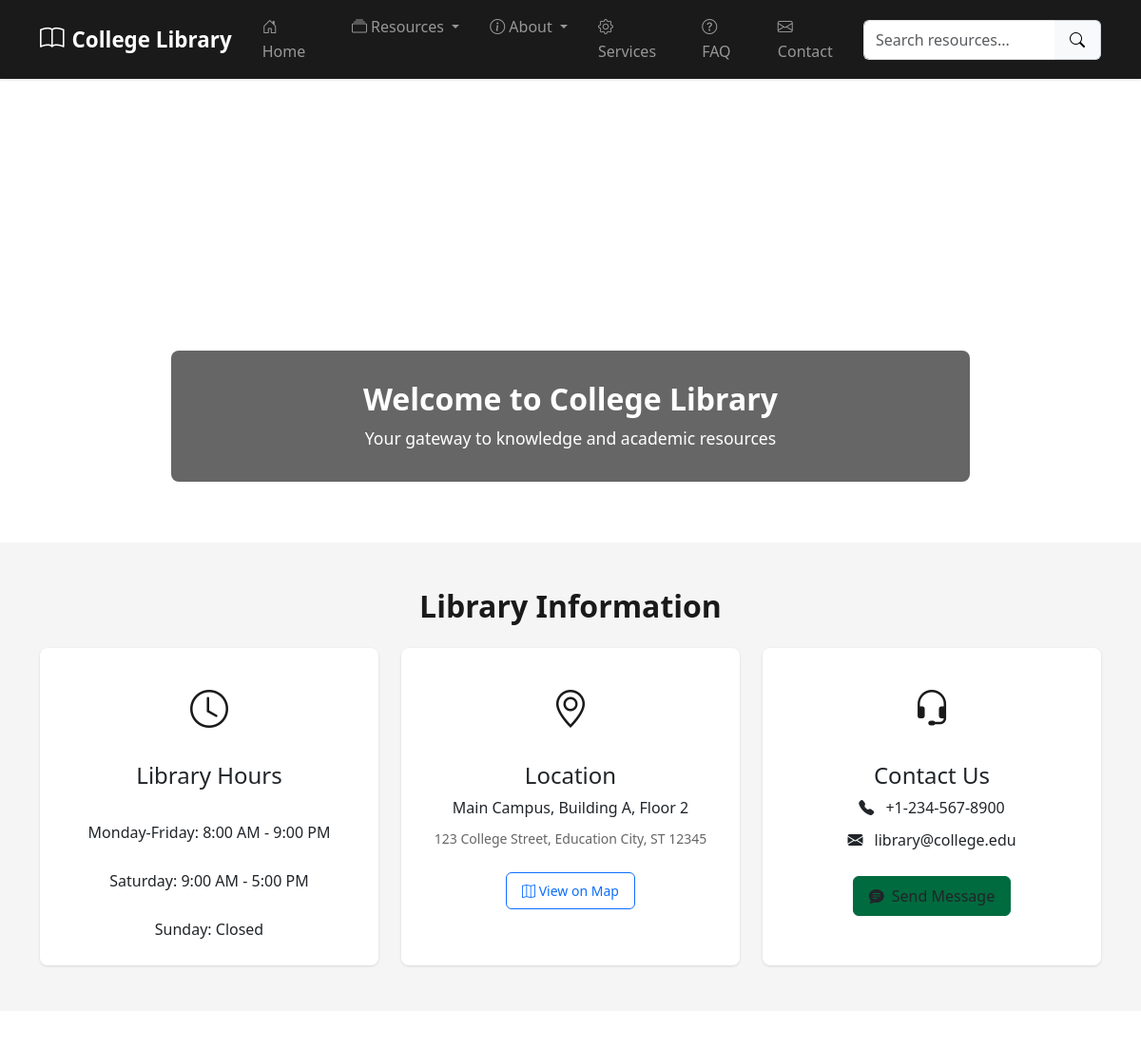
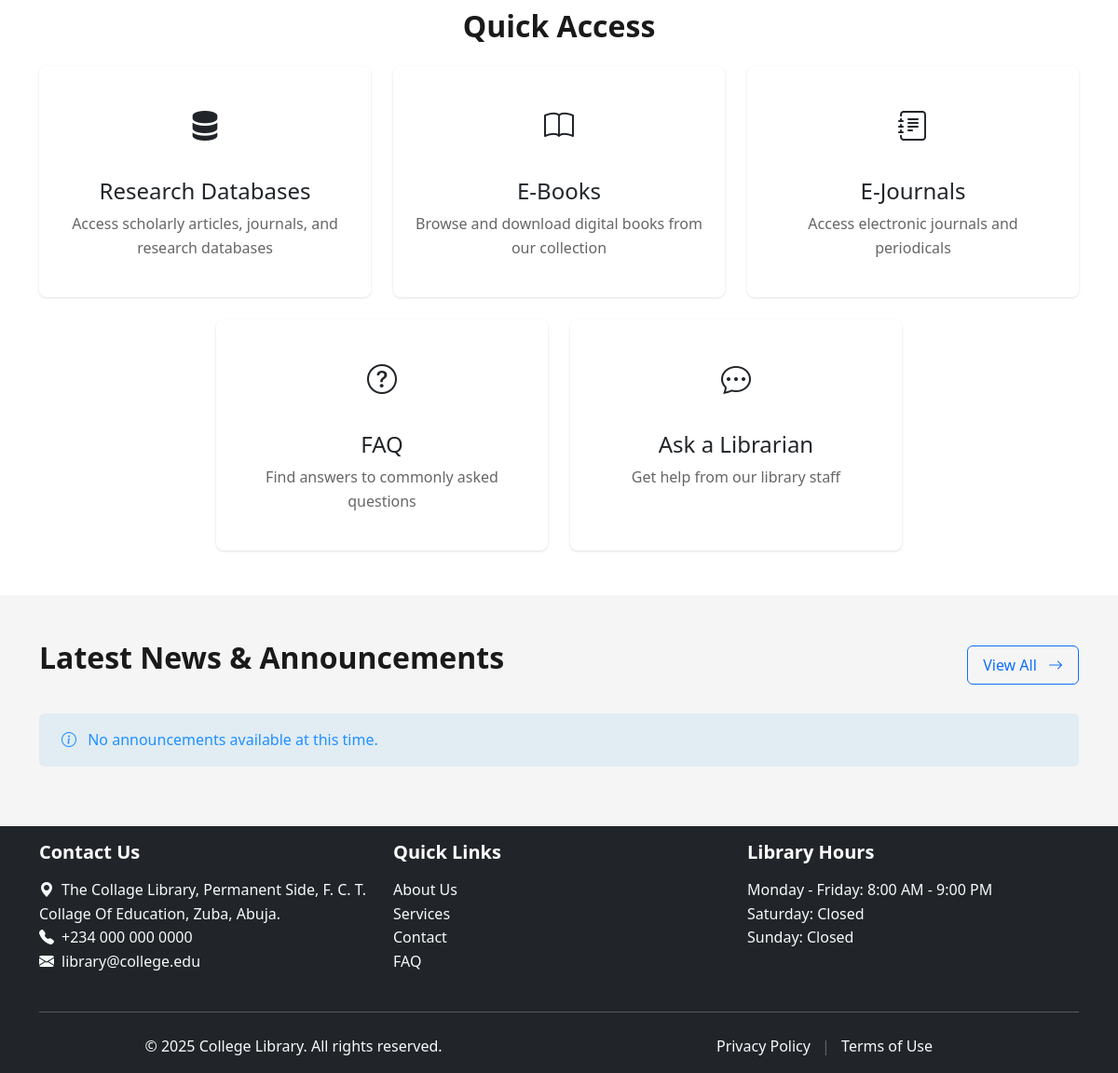
The page / on the database its author committed (2 pictures, top to bottom).
### tables this page shows
CREATE TABLE library_info (
    id INT PRIMARY KEY DEFAULT 1,
    hours TEXT,
    location VARCHAR(255),
    phone VARCHAR(50),
    email VARCHAR(255),
    address TEXT
);

### core/Controller.php (called while the page is built, shortened)
<?php
class Controller {
    protected $viewData = [];
    protected function render(string $view, array $data = []): void {
        $this->viewData = array_merge($this->viewData, $data);
        extract($this->viewData);
        require_once APP_PATH . '/views/layouts/header.php';
        $viewFile = APP_PATH . '/views/' . $view . '.php';
        require_once $viewFile;
        require_once APP_PATH . '/views/layouts/footer.php';
    }
}

### app/controllers/HomeController.php (called while the page is built, shortened)
<?php
class HomeController extends Controller {
    private $announcementModel;
    private $libraryInfoModel;
    private $carouselModel;
    public function __construct() {
        $this->announcementModel = new Announcement();
        $this->libraryInfoModel = new LibraryInfo();
        $this->carouselModel = new CarouselImage();
    }
    public function index() {
        try {
            $announcements = $this->announcementModel->getActiveAnnouncements();
            $libraryInfo = $this->libraryInfoModel->getLibraryInfo();
            $carouselImages = $this->carouselModel->getActiveImages();
            $data = [
                'pageTitle' => SITE_NAME . ' - Welcome',
                'metaDescription' => 'Welcome to ' . SITE_NAME . '. Access our digital resources, e-books, e-journals, and more.',
                'announcements' => $announcements,
                'libraryInfo' => $libraryInfo,
                'carouselImages' => $carouselImages
            ];
            $this->render('home', $data);
        } catch (Exception $e) {
            error_log("Error in HomeController->index(): " . $e->getMessage());
            $this->render('errors/500', [
                'pageTitle' => 'Error - ' . SITE_NAME,
                'error' => 'An error occurred while loading the homepage.'
            ]);
        }
    }
}

### core/Router.php (called while the page is built, shortened)
<?php
class Router {
    private $defaultAction = 'index';
    private $action;
    private $params = [];
    public function __construct() {
        $url = $this->parseUrl();
        array_shift($url);
        $this->action = isset($url[0]) ? $url[0] : $this->defaultAction;
        array_shift($url);
        $this->params = $url ?? [];
    }
    private function parseUrl(): array {
        return [];
    }
    public function dispatch(): void {
        $controller = new $controllerClass();
        try {
            call_user_func_array([$controller, $this->action], $this->params);
        } catch (\Exception $e) {
            $this->handleError(500, $e->getMessage());
        }
    }
}

### index.php (called while the page is built, shortened)
<?php
spl_autoload_register(function ($className) {
    $className = str_replace('\\', '/', $className);
    $mappings = [
        'Core/' => __DIR__ . '/core/',
        'App/Controllers/' => __DIR__ . '/app/controllers/',
        'App/Models/' => __DIR__ . '/app/models/'
    ];
    foreach ($mappings as $prefix => $baseDir) {
        if (strpos($className, $prefix) === 0) {
            $path = $baseDir . substr($className, strlen($prefix)) . '.php';
            if (file_exists($path)) {
                return;
            }
        }
    }
});
try {
    $router = new Core\Router();
    $router->dispatch();
} catch (Exception $e) {
    if (DISPLAY_ERRORS) {
        throw $e;
    } else {
        error_log($e->getMessage());
        require_once APP_PATH . '/views/errors/500.php';
    }
}
?>

### core/Model.php (called while the page is built, shortened)
<?php
class Model {
    protected static $db = null;
    public function __construct() {
        if (self::$db === null) {
            try {
                $config = require CONFIG_PATH . '/database.php';
                $dsn = "mysql:host={$config['host']};dbname={$config['dbname']};charset={$config['charset']}";
                self::$db = new PDO($dsn, $config['username'], $config['password'], $config['options']);
            } catch (PDOException $e) {
                error_log("Database Connection Error: " . $e->getMessage());
                throw new \Exception("Database connection failed");
            }
        }
    }
    protected function getDB(): PDO {
        return self::$db;
    }
}

### app/models/LibraryInfo.php (called while the page is built, shortened)
<?php
class LibraryInfo extends Model {
    public function getLibraryInfo() {
        try {
            $sql = "SELECT hours, location, phone, email, address
                   FROM library_info
                   WHERE id = 1
                   LIMIT 1";
            $stmt = $this->getDB()->prepare($sql);
            $stmt->execute();
            return $stmt->fetch(PDO::FETCH_ASSOC);
        } catch (PDOException $e) {
            error_log("Error in LibraryInfo->getLibraryInfo(): " . $e->getMessage());
            throw new Exception('Failed to fetch library information');
        }
    }
}

### app/views/home.php (the view, shortened to what this page needs)
<section class="hero-section">
    <div id="mainCarousel" class="carousel slide" data-bs-ride="carousel">
        <div class="carousel-inner">
            <?php if (empty($carouselImages)): ?>
                <div class="carousel-item active">
                    <img src="<?= BASE_URL ?>/public/images/carousel/default-library.jpg"
                         class="d-block w-100"
                         alt="Welcome to <?= SITE_NAME ?>">
                    <div class="carousel-caption">
                        <h2>Welcome to <?= SITE_NAME ?></h2>
                        <p>Your gateway to knowledge and academic resources</p>
                    </div>
                </div>
            <?php endif; ?>
        </div>
    </div>
</section>
<section class="library-info py-5 bg-light">
    <div class="container">
        <h2 class="text-center mb-4">Library Information</h2>
        <div class="row g-4">
            <div class="col-md-4">
                <div class="card h-100 library-info-card">
                    <div class="card-body text-center">
                        <div class="info-icon mb-3">
                            <i class="bi bi-clock text-primary"></i>
                        </div>
                        <h3 class="card-title h4">Library Hours</h3>
                        <?php if (isset($libraryInfo['hours'])): ?>
                            <div class="hours-content">
                                <?= nl2br(htmlspecialchars($libraryInfo['hours'])) ?>
                            </div>
                        <?php else: ?>
                            <p class="text-muted">Hours information not available</p>
                        <?php endif; ?>
                    </div>
                </div>
            </div>
            <div class="col-md-4">
                <div class="card h-100 library-info-card">
                    <div class="card-body text-center">
                        <div class="info-icon mb-3">
                            <i class="bi bi-geo-alt text-primary"></i>
                        </div>
                        <h3 class="card-title h4">Location</h3>
                        <?php if (isset($libraryInfo['location']) || isset($libraryInfo['address'])): ?>
                            <?php if (isset($libraryInfo['location'])): ?>
                                <p class="mb-2"><?= htmlspecialchars($libraryInfo['location']) ?></p>
                            <?php endif; ?>
                            <?php if (isset($libraryInfo['address'])): ?>
                                <p class="text-muted small">
                                    <?= nl2br(htmlspecialchars($libraryInfo['address'])) ?>
                                </p>
                            <?php endif; ?>
                            <a href="https://maps.google.com/?q=<?= urlencode($libraryInfo['address'] ?? $libraryInfo['location']) ?>"
                               class="btn btn-outline-primary btn-sm mt-2"
                               target="_blank">
                                <i class="bi bi-map"></i> View on Map
                            </a>
                        <?php else: ?>
                            <p class="text-muted">Location information not available</p>
                        <?php endif; ?>
                    </div>
                </div>
            </div>
            <div class="col-md-4">
                <div class="card h-100 library-info-card">
                    <div class="card-body text-center">
                        <div class="info-icon mb-3">
                            <i class="bi bi-headset text-primary"></i>
                        </div>
                        <h3 class="card-title h4">Contact Us</h3>
                        <div class="contact-info">
                            <?php if (isset($libraryInfo['phone'])): ?>
                                <p class="mb-2">
                                    <i class="bi bi-telephone-fill me-2"></i>
                                    <a href="tel:<?= htmlspecialchars($libraryInfo['phone']) ?>"
                                       class="text-decoration-none">
                                        <?= htmlspecialchars($libraryInfo['phone']) ?>
                                    </a>
                                </p>
                            <?php endif; ?>
                            <?php if (isset($libraryInfo['email'])): ?>
                                <p class="mb-2">
                                    <i class="bi bi-envelope-fill me-2"></i>
                                    <a href="mailto:<?= htmlspecialchars($libraryInfo['email']) ?>"
                                       class="text-decoration-none">
                                        <?= htmlspecialchars($libraryInfo['email']) ?>
                                    </a>
                                </p>
                            <?php endif; ?>
                            <a href="<?= BASE_URL ?>/contact" class="btn btn-primary mt-3">
                                <i class="bi bi-chat-text-fill me-2"></i>Send Message
                            </a>
                        </div>
                    </div>
                </div>
            </div>
        </div>
    </div>
</section>
<section class="quick-links py-5">
    <div class="container">
        <h2 class="text-center mb-4">Quick Access</h2>
        <div class="row g-4 justify-content-center">
            <div class="col-lg-4 col-md-6">
                <a href="<?= BASE_URL ?>/databases" class="quick-link-card card h-100 text-decoration-none">
                    <div class="card-body text-center">
                        <div class="quick-link-icon mb-3">
                            <i class="bi bi-server"></i>
                        </div>
                        <h3 class="card-title h4">Research Databases</h3>
                        <p class="card-text text-muted">
                            Access scholarly articles, journals, and research databases
                        </p>
                    </div>
                </a>
            </div>
            <div class="col-lg-4 col-md-6">
                <a href="<?= BASE_URL ?>/ebooks" class="quick-link-card card h-100 text-decoration-none">
                    <div class="card-body text-center">
                        <div class="quick-link-icon mb-3">
                            <i class="bi bi-book"></i>
                        </div>
                        <h3 class="card-title h4">E-Books</h3>
                        <p class="card-text text-muted">
                            Browse and download digital books from our collection
                        </p>
                    </div>
                </a>
            </div>
            <div class="col-lg-4 col-md-6">
                <a href="<?= BASE_URL ?>/ejournals" class="quick-link-card card h-100 text-decoration-none">
                    <div class="card-body text-center">
                        <div class="quick-link-icon mb-3">
                            <i class="bi bi-journal-text"></i>
                        </div>
                        <h3 class="card-title h4">E-Journals</h3>
                        <p class="card-text text-muted">
                            Access electronic journals and periodicals
                        </p>
                    </div>
                </a>
            </div>
            <div class="col-lg-4 col-md-6">
                <a href="<?= BASE_URL ?>/faq" class="quick-link-card card h-100 text-decoration-none">
                    <div class="card-body text-center">
                        <div class="quick-link-icon mb-3">
                            <i class="bi bi-question-circle"></i>
                        </div>
                        <h3 class="card-title h4">FAQ</h3>
                        <p class="card-text text-muted">
                            Find answers to commonly asked questions
                        </p>
                    </div>
                </a>
            </div>
            <div class="col-lg-4 col-md-6">
                <a href="<?= BASE_URL ?>/contact" class="quick-link-card card h-100 text-decoration-none">
                    <div class="card-body text-center">
                        <div class="quick-link-icon mb-3">
                            <i class="bi bi-chat-dots"></i>
                        </div>
                        <h3 class="card-title h4">Ask a Librarian</h3>
                        <p class="card-text text-muted">
                            Get help from our library staff
                        </p>
                    </div>
                </a>
            </div>
        </div>
    </div>
</section>
<section class="announcements py-5 bg-light">
    <div class="container">
        <div class="d-flex justify-content-between align-items-center mb-4">
            <h2>Latest News & Announcements</h2>
            <a href="<?= BASE_URL ?>/announcements" class="btn btn-outline-primary">
                View All <i class="bi bi-arrow-right ms-2"></i>
            </a>
        </div>
        <?php if (empty($announcements)): ?>
            <div class="alert alert-info">
                <i class="bi bi-info-circle me-2"></i>
                No announcements available at this time.
            </div>
        <?php endif; ?>
    </div>
</section>

### rows shown on the page
library_info: hours "Monday-Friday: 8:00 AM - 9:00 PM Saturday: 9:00 AM - 5:00 PM Sunday: Closed", location "Main Campus, Building A, Floor 2", address "123 College Street, Education City, ST 12345", phone "+1-234-567-8900", email "library@college.edu"

### other values the page prints
SITE_NAME "College Library"
